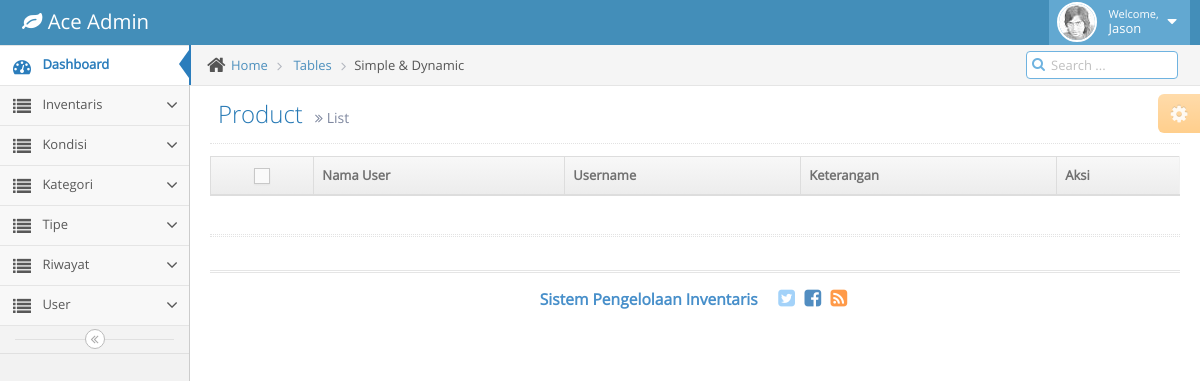
The app's page /index.php/user/user_read, older data.
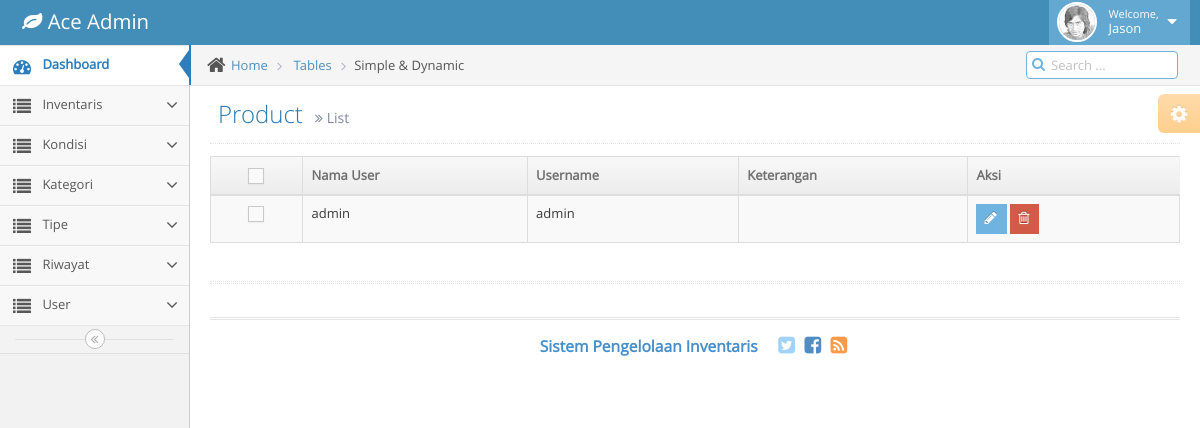
The same page, newer data.
### tables this page shows
CREATE TABLE `dev_user` (
  `user_id` int(11) NOT NULL AUTO_INCREMENT COMMENT 'user id',
  `user_name` varchar(100) DEFAULT NULL COMMENT 'full name of user',
  `user_username` varchar(100) DEFAULT NULL COMMENT 'name of user',
  `user_address` text,
  `user_email` varchar(100) DEFAULT NULL,
  `user_phone` varchar(15) DEFAULT NULL,
  `user_description` text,
  `user_pass` varchar(100) DEFAULT 'NULL',
  PRIMARY KEY (`user_id`)
);

### application/controllers/User.php (called while the page is built, shortened)
<?php
class User extends CI_Controller {
	public function __construct(){
        $this->load->database();
        $this->load->helper('url');
        $this->load->library('message');
		$this->load->model('M_user');
    }
	public function user_read(){
		$data['users'] = $this->M_user->selectAllUser();
		$this->load->view('pages/user_view', $data);
	}
}

### index.php (called while the page is built, shortened)
<?php
require_once BASEPATH.'core/CodeIgniter.php';

### application/models/M_user.php (called while the page is built, shortened)
<?php
class M_user extends CI_Model
{
	function selectAllUser(){
		$query = $this->db->query("SELECT * FROM dev_user");
		$result = $query->result();
		return $result;
	}
}

### application/views/pages/user_view.php (the view, shortened to what this page needs)
<!DOCTYPE html>
<html lang="en">
	<head>
		<link rel="stylesheet" href="<?php echo base_url()?>assets/theme/ac_master/css/bootstrap.min.css" />
		<link rel="stylesheet" href="<?php echo base_url()?>assets/theme/ac_master/font-awesome/4.2.0/css/font-awesome.min.css" />
		<link rel="stylesheet" href="<?php echo base_url()?>assets/theme/ac_master/css/ace.min.css" class="ace-main-stylesheet" id="main-ace-style" />
	</head>
	<body class="no-skin">
		<div class="main-container" id="main-container">
			<div class="main-content">
				<div class="main-content-inner">
					<div class="breadcrumbs" id="breadcrumbs">
						<ul class="breadcrumb">
							<li>
								<i class="ace-icon fa fa-home home-icon"></i>
								<a href="#">Home</a>
							</li>
							<li>
								<a href="#">Tables</a>
							</li>
							<li class="active">Simple &amp; Dynamic</li>
						</ul>
						<div class="nav-search" id="nav-search">
							<form class="form-search">
								<span class="input-icon">
									<input type="text" placeholder="Search ..." class="nav-search-input" id="nav-search-input" autocomplete="off" />
									<i class="ace-icon fa fa-search nav-search-icon"></i>
								</span>
							</form>
						</div>
					</div>
					<div class="page-content">
						<div class="ace-settings-container" id="ace-settings-container">
							<div class="btn btn-app btn-xs btn-warning ace-settings-btn" id="ace-settings-btn">
								<i class="ace-icon fa fa-cog bigger-130"></i>
							</div>
						</div>
						<div class="page-header">
							<h1>
								Product
								<small>
									<i class="ace-icon fa fa-angle-double-right"></i>
									List
								</small>
							</h1>
						</div>
						<div class="row">
							<div class="col-xs-12">
<div class="row">
							<div class="col-xs-12">
								<div class="row">
									<div class="col-xs-12">
										<table id="simple-table" class="table table-striped table-bordered table-hover">
											<thead>
												<tr>
													<th class="center">
														<label class="pos-rel">
															<span class="lbl"></span>
														</label>
													</th>
													<th> Nama User </th>
													<th> Username </th>
													<th> Keterangan </th>
													<th> Aksi </th>
												</tr>
											</thead>
											<tbody>
											<?php foreach ($users as $userss) { ?>
												<tr>
													<td class="center">
														<label class="pos-rel">
															<span class="lbl"></span>
														</label>
													</td>
													<td><?php echo $userss->user_name; ?></td>
													<td><?php echo $userss->user_username; ?></td>
													<td><?php echo $userss->user_description; ?></td>
													<td>
														<div class="hidden-sm hidden-xs btn-group">
															<a href="<?php echo site_url('User/edit_user/'.$userss->user_id);?>">
																<button class="btn btn-xs btn-info">
																	<i class="ace-icon fa fa-pencil bigger-120"></i>
																</button>
															</a>
															<a href="<?php echo site_url('User/delete_user/'.$userss->user_id);?>">
																<button class="btn btn-xs btn-danger">
																	<i class="ace-icon fa fa-trash-o bigger-120"></i>
																</button>
															</a>
														</div>
													</td>
												</tr>
												<?php } ?>
											</tbody>
										</table>
									</div>
								</div>
								<div class="hr hr-18 dotted hr-double"></div>
							</div>
						</div>
		</div>
	</body>
</html>

Row changes from the older to the newer data that the page shows:
added dev_user: user_name "admin", user_username "admin"
